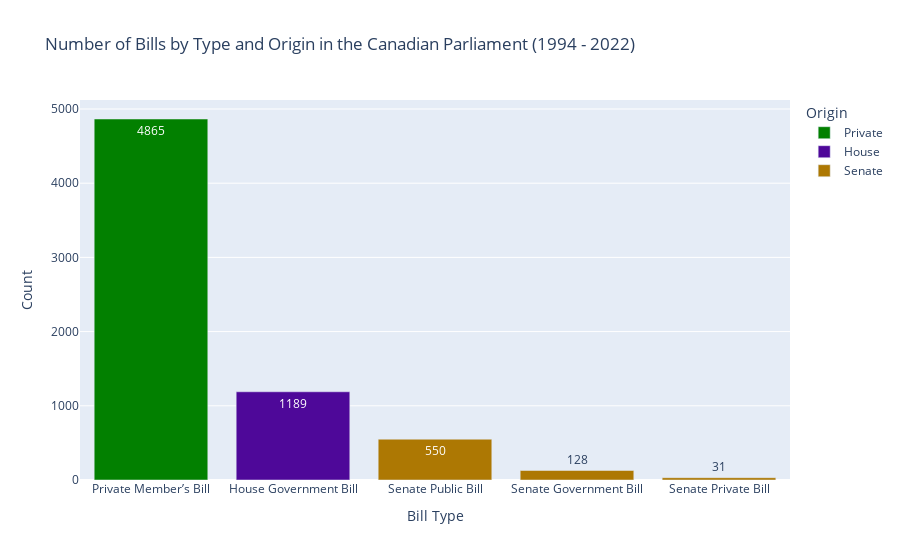

Notebook cell for this chart:
### Code cell
color_map = {
    "Private": "#028000",
    "House": "#4e0899",
    "Senate": "#ad7803"
}

fig = px.bar(
    data_2, 
    x = "Bill Type",
    y = "Count",
    text = "Count",
    color = "Origin",
    color_discrete_map = color_map,
    title = "Number of Bills by Type and Origin in the Canadian Parliament (1994 - 2022)"
)

fig.show()

### Figure 1 — Plotly figure (JSON) as saved in the notebook; plotly's stock layout.template omitted (floating-point values rounded to 4 significant figures)
{"data": [{"alignmentgroup": "True", "hovertemplate": "Origin=Private<br>Bill Type=%{x}<br>Count=%{text}<extra></extra>", "legendgroup": "Private", "marker": {"color": "#028000", "pattern": {"shape": ""}}, "name": "Private", "offsetgroup": "Private", "orientation": "v", "showlegend": true, "text": [4865], "textposition": "auto", "type": "bar", "x": ["Private Member’s Bill"], "xaxis": "x", "y": [4865], "yaxis": "y"}, {"alignmentgroup": "True", "hovertemplate": "Origin=House<br>Bill Type=%{x}<br>Count=%{text}<extra></extra>", "legendgroup": "House", "marker": {"color": "#4e0899", "pattern": {"shape": ""}}, "name": "House", "offsetgroup": "House", "orientation": "v", "showlegend": true, "text": [1189], "textposition": "auto", "type": "bar", "x": ["House Government Bill"], "xaxis": "x", "y": [1189], "yaxis": "y"}, {"alignmentgroup": "True", "hovertemplate": "Origin=Senate<br>Bill Type=%{x}<br>Count=%{text}<extra></extra>", "legendgroup": "Senate", "marker": {"color": "#ad7803", "pattern": {"shape": ""}}, "name": "Senate", "offsetgroup": "Senate", "orientation": "v", "showlegend": true, "text": [550, 128, 31], "textposition": "auto", "type": "bar", "x": ["Senate Public Bill", "Senate Government Bill", "Senate Private Bill"], "xaxis": "x", "y": [550, 128, 31], "yaxis": "y"}], "layout": {"autosize": true, "barmode": "relative", "legend": {"title": {"text": "Origin"}, "tracegroupgap": 0}, "title": {"text": "Number of Bills by Type and Origin in the Canadian Parliament (1994 - 2022)"}, "xaxis": {"anchor": "y", "autorange": true, "domain": [0, 1], "range": [-0.5, 4.5], "title": {"text": "Bill Type"}, "type": "category"}, "yaxis": {"anchor": "x", "autorange": true, "domain": [0, 1], "range": [0, 5121.0], "title": {"text": "Count"}, "type": "linear"}}}
